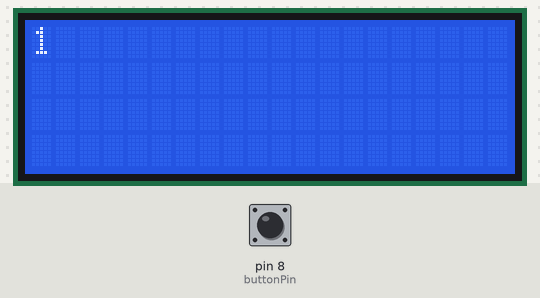
Bench run of a sketch on a simulated Arduino Uno, built with avr-gcc and run on an emulated ATmega328P. On the bench: 20×4 character LCD. The inputs (shaded band) are chosen by the test bench; at power-on: pin 8 (buttonPin) HIGH.

Above: at 1.2 s.
1.3 s: pin 8 (buttonPin) pulled LOW for 0.15 s
2.9 s: pin 8 (buttonPin) pulled LOW for 1 s
5.4 s: pin 8 (buttonPin) pulled LOW for 0.15 s
At 6.4 s:
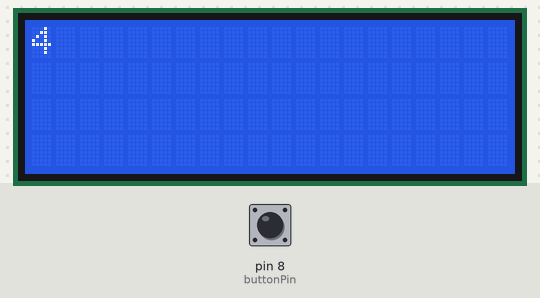
7.0 s: pin 8 (buttonPin) pulled LOW for 1 s
At 8.9 s:
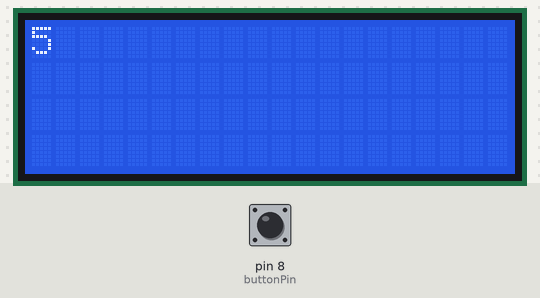
Timing chart, 0 to 10.4 s (numbered marks = the images above; inputs shaded):
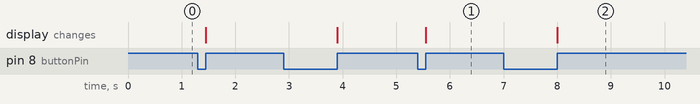

The sketch:

sketch.ino
```cpp
#include<LiquidCrystal_I2C.h>

LiquidCrystal_I2C lcd(0x27, 20, 4);

int lastButtonState = LOW;
int currButtonState;
int Count = 0;
int len_val;
enum Pins {
  buttonPin = 8
};
void setup() {
  lcd.init();
  lcd.backlight();
  pinMode(buttonPin, INPUT);
}

void loop() {
  currButtonState = digitalRead(buttonPin);
  if (lastButtonState == LOW && currButtonState == HIGH) {
    Count++;
  }
  lastButtonState = digitalRead(buttonPin);
  lcd.setCursor(0,0);
  lcd.print(Count);
}
```

Measured:
- after the input at 5.4 s, the display: changes after 0.15 s (image 1)
- after the input at 7.0 s, the display: changes after 1.0 s (image 2)
